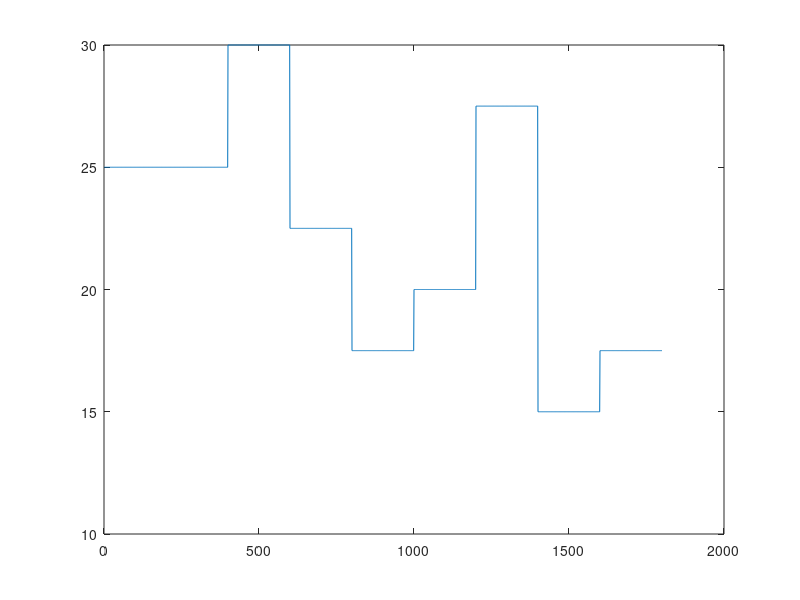

This chart was generated by the following MATLAB code: (Note: this script raises an error after producing the figure.)
% Open-loop experiment for data collection in TCLab
%
% Initializes TCLab, applies a sequence of open-loop controls and records
% the corresponding temperature.
%
% If you see the warning 'Computation time exceeded sampling time by x
% seconds at sample k', it is because the computation time in a given
% loop took more than the sampling period Ts. Try to disable the rt_plot
% flag to fix it or increase Ts.
%
% Functions called: tclab.
%
% J. Miranda Lemos and Afonso Botelho, IST, May 2023
%__________________________________________________________________________

% Initialization
clear all
close all
clc

try
    tclab;
    run = true;
catch
    fprintf("Not able to conect to arduino")
    run = false;
end

% Input parameters
u_values = [25 30 22.5 17.5 20 27.5 15 17.5];
step_duration = 1000;

% Experiment parameters
number_of_steps = size(u_values, 2);
T = step_duration * 2 + (number_of_steps - 1) * step_duration; % experiment duration [s] 
% First step has double the time 

Ts = 5; % sampling period [s]
N = T/Ts; % number of samples to collect (bc zero)

step_duration_samples = step_duration / Ts;

% Open-loop profile
u = zeros(2,N);
first_index = 2*step_duration_samples;

u(1,1:first_index) = u_values(1);
u(2,:) = 0;

previous_index = first_index;
for k=2:number_of_steps
    index = previous_index + step_duration_samples;
    u(1,previous_index:index) = u_values(k);
    previous_index = index;

end

plot(u(1,:)) % Run section and plot to see if u is well defined

%% Test

if run
    pass
else 
    fprinf('Connect to arduino')
    return
end

% Real-time plot flag. If true, plots the input and measured temperature in
% real time. If false, only plots at the end of the experiment and instead
% prints the results in the command window.
rt_plot = true;

% Initialize figure and signals
if rt_plot
    figure
    drawnow;
end
t = nan(1,N);
y = nan(2,N);

% String with date for saving results
timestr = char(datetime('now','Format','yyMMdd_HHmmSS'));

% Signals the start of the experiment by lighting the LED
led(1)
disp('Temperature test started.')

for k=1:N
    tic;

    % Computes analog time
    t(k) = (k-1)*Ts;

    % Reads the sensor temperatures
    y(1,k) = T1C();
    y(2,k) = T2C();

    % Applies the control variables to the plant
    h1(u(1,k));
    h2(u(2,k));

    if rt_plot
        % Plots results
        clf
        subplot(2,1,1), hold on, grid on   
        plot(t(1:k),y(1,1:k),'.','MarkerSize',10)
        plot(t(1:k),y(2,1:k),'.','MarkerSize',10)
        legend('Temperature 1','Temperature 2','Location','northwest')
        xlabel('Time [s]')
        ylabel('Temperature [°C]')
        subplot(2,1,2), hold on, grid on   
        stairs(t(1:k),u(1,1:k),'LineWidth',2)
        stairs(t(1:k),u(2,1:k),'LineWidth',2)
        legend('Heater 1','Heater 2','Location','northwest')
        xlabel('Time [s]')
        ylabel('Heater [%]')
        ylim([0 100]);
        drawnow;
    else
        fprintf('t = %d, y1 = %.1f C, y2 = %.1f C, u1 = %.1f, u2 = %.1f\n',t(k),y(1,k),y(2,k),u(1,k),u(2,k))
    end

    % Check if computation time did not exceed sampling time
    if toc > Ts
        warning('Computation time exceeded sampling time by %.2f s at sample %d.',toc-Ts,k)
    end
    % Waits for the begining of the new sampling interval
    pause(max(0,Ts-toc));
end

% Turns off both heaters at the end of the experiment
h1(0);
h2(0);

% Signals the end of the experiment by shutting off the LED
led(0)

disp('Temperature test complete.')

if ~rt_plot
    figure
    subplot(2,1,1), hold on, grid on   
    plot(t,y(1,:),'.','MarkerSize',10)
    plot(t,y(2,:),'.','MarkerSize',10)
    legend('Temperature 1','Temperature 2','Location','best')
    xlabel('Time [s]')
    ylabel('Temperature [°C]')
    subplot(2,1,2), hold on, grid on   
    stairs(t,u(1,:),'LineWidth',2)
    stairs(t,u(2,:),'LineWidth',2)
    legend('Heater 1','Heater 2','Location','best')
    xlabel('Time [s]')
    ylabel('Heater control [%]')
    ylim([0 100]);
end

%--------------------------------------------------------------------------

% Save figure and experiment data to file
exportgraphics(gcf,['matfiles/openloop_plot_',timestr,'.png'],'Resolution',300)
save(['matfiles/openloop_data_',timestr,'.mat'],'y','u','t');

%--------------------------------------------------------------------------
% End of File
